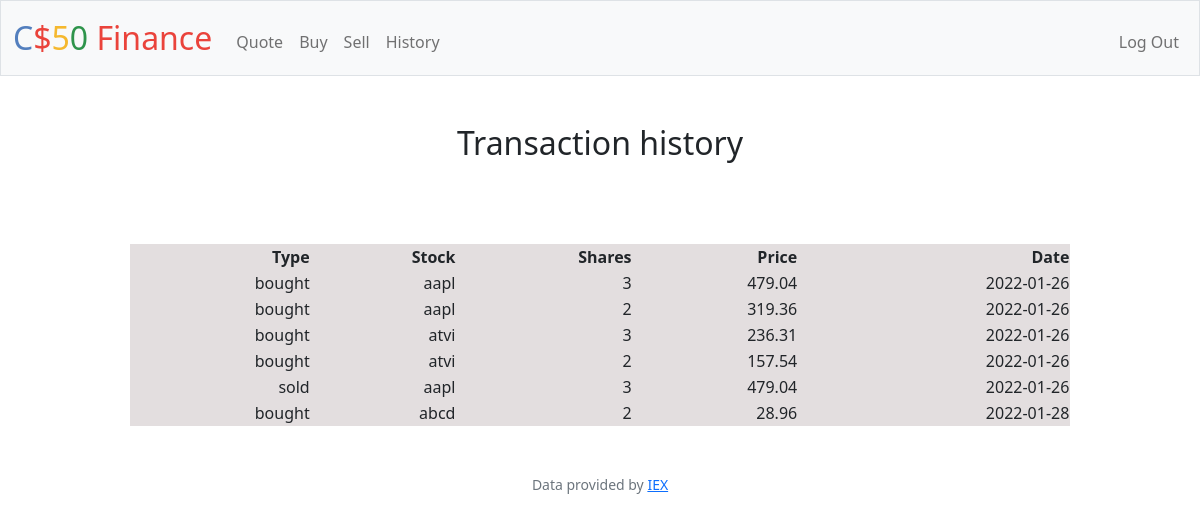
Screenshot of /history (signed in) with the database file from the repository.
### tables this page shows
CREATE TABLE 'purchases' ('user_id' INTEGER, 'symbol' TEXT, 'shares' INTEGER, 'price' NUMERIC, 'date' DATETIME, 'type' TEXT);

### app.py (the view)
@app.route("/history")
@login_required
def history():
    if request.method == "GET":
        history = db.execute("SELECT * FROM purchases WHERE user_id = ?", session['user_id'])
        print(history)
    return render_template("history.html", data=history)

### app.py (called while the page is built)
@app.after_request
def after_request(response):
    response.headers["Cache-Control"] = "no-cache, no-store, must-revalidate"
    response.headers["Expires"] = 0
    response.headers["Pragma"] = "no-cache"
    return response

### helpers.py (called while the page is built)
def login_required(f):
    @wraps(f)
    def decorated_function(*args, **kwargs):
        if session.get("user_id") is None:
            return redirect("/login")
        return f(*args, **kwargs)
    return decorated_function

### templates/history.html (shortened to what this page needs)
{% extends "layout.html" %}
{% block main %}
    <h2>Transaction history</h2>
    <br>
        <table>
            <thead>
                <tr>
                    <th>Type</th>
                    <th>Stock</th>
                    <th>Shares</th>
                    <th>Price</th>
                    <th>Date</th>
                </tr>
            </thead>
            <tbody>
            {% for i in data %}
                <tr>
                    <td>{{ i["type"] }}</td>
                    <td>{{ i["symbol"] }}</td>
                    <td>{{ i["shares"] }}</td>
                    <td>{{ i["price"] }}</td>
                    <td>{{ i["date"] }}</td>
                </tr>
            {% endfor %}
            </tbody>
        </table>
{% endblock %}

### templates/layout.html (shortened to what this page needs)
<!DOCTYPE html>
<html lang="en">
    <head>
        <link href="https://cdn.jsdelivr.net/npm/bootstrap@5.1.3/dist/css/bootstrap.min.css" rel="stylesheet">
        <link href="/static/styles.css" rel="stylesheet">
    </head>
    <body>
        <nav class="bg-light border navbar navbar-expand-md navbar-light">
            <div class="container-fluid">
                <a class="navbar-brand" href="/"><span class="blue">C</span><span class="red">$</span><span class="yellow">5</span><span class="green">0</span> <span class="red">Finance</span></a>
                <div class="collapse navbar-collapse" id="navbar">
                    {% if session["user_id"] %}
                        <ul class="navbar-nav me-auto mt-2">
                            <li class="nav-item"><a class="nav-link" href="/quote">Quote</a></li>
                            <li class="nav-item"><a class="nav-link" href="/buy">Buy</a></li>
                            <li class="nav-item"><a class="nav-link" href="/sell">Sell</a></li>
                            <li class="nav-item"><a class="nav-link" href="/history">History</a></li>
                        </ul>
                        <ul class="navbar-nav ms-auto mt-2">
                            <li class="nav-item"><a class="nav-link" href="/logout">Log Out</a></li>
                        </ul>
                    {% else %}
                        <ul class="navbar-nav ms-auto mt-2">
                            <li class="nav-item"><a class="nav-link" href="/register">Register</a></li>
                            <li class="nav-item"><a class="nav-link" href="/login">Log In</a></li>
                        </ul>
                    {% endif %}
                </div>
            </div>
        </nav>
        <main class="container-fluid py-5 text-center">
            {% block main %}{% endblock %}
        </main>
        <footer class="mb-5 small text-center text-muted">
            Data provided by <a href="https://iexcloud.io/">IEX</a>
        </footer>
    </body>
</html>

### static/styles.css (style rules this page uses)
nav .navbar-brand { font-size: xx-large; }
nav .navbar-brand .blue { color: #537fbe; }
nav .navbar-brand .red { color: #ea433b; }
nav .navbar-brand .yellow { color: #f5b82e; }
nav .navbar-brand .green { color: #2e944b; }
span { color: blue; }
table { background-color: #e3dedf; height: 100%; width: 80%; text-align: right; margin-top: 50px; margin-left: auto; margin-right: auto; }

### rows the page displays
purchases: type "bought", symbol "aapl", shares "3", price "479.04", date "2022-01-26"
purchases: type "bought", symbol "aapl", shares "2", price "319.36", date "2022-01-26"
purchases: type "bought", symbol "atvi", shares "3", price "236.31", date "2022-01-26"
purchases: type "bought", symbol "atvi", shares "2", price "157.54", date "2022-01-26"
purchases: type "sold", symbol "aapl", shares "3", price "479.04", date "2022-01-26"
purchases: type "bought", symbol "abcd", shares "2", price "28.96", date "2022-01-28"
